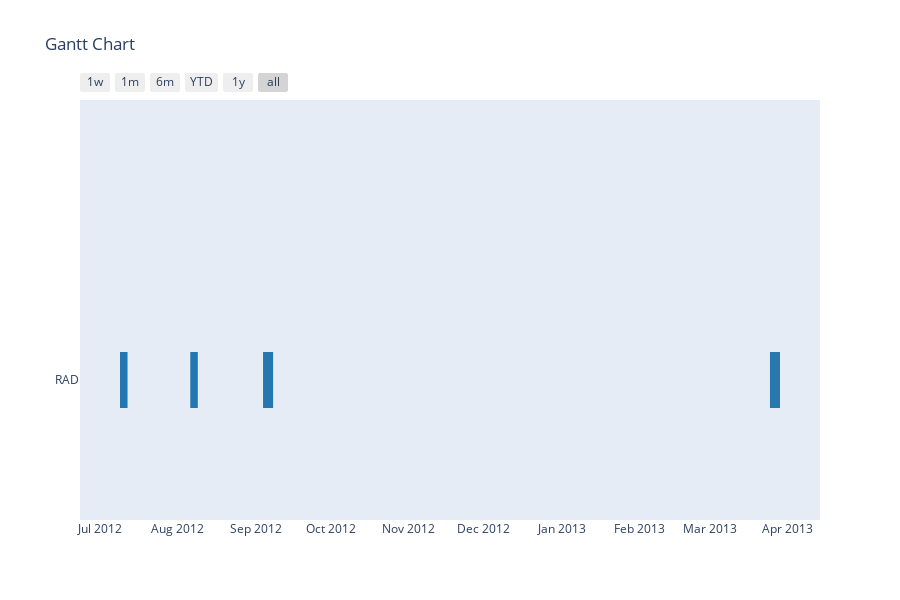

Here is the notebook cell this chart was saved with:
### Code cell
df=pd.read_csv('RM_radiation_cycles.csv')
df['start']=pd.to_datetime(df['start'],infer_datetime_format=True, errors='coerce')
df['end']=pd.to_datetime(df['end'],infer_datetime_format=True, errors='coerce')


import plotly.figure_factory as ff
import matplotlib.pyplot as plt

def make_data(df):
    '''make the data to input into gantt chart, taking input of df '''
    data=[]
    for index,row in df.iterrows():
        Task='RAD'
        Start=row['start']
        End=row['end']
        Source=row['cycle']
        if index==0:
            data=[dict(Task=Task,Start=Start,Finish=End,Source=Source)]
        else:
            data.append(dict(Task=Task,Start=Start,Finish=End,Source=Source))
    return data
def plot_gannt(df):
    fig = ff.create_gantt(make_data(df), index_col='Source', show_colorbar=False,
                      group_tasks=True)
    fig.show()
unique_mrns=df.mrn.unique()
ptx_info=[]
for mrn in unique_mrns:
    sub_df=df[df.mrn==mrn]
    ptx_info.append(sub_df)
plot_gannt(ptx_info[1])
print (ptx_info[1])

### Figure 1 — Plotly figure (JSON) as saved in the notebook; plotly's stock layout.template omitted (floating-point values rounded to 4 significant figures)
{"data": [{"fill": "toself", "fillcolor": "rgb(33.24, 119.08, 178.34)", "hoverinfo": "name", "legendgroup": "rgb(33.24, 119.08, 178.34)", "mode": "none", "name": "1", "showlegend": false, "type": "scatter", "x": ["2012-07-09T00:00:00", "2012-07-12T00:00:00", "2012-07-12T00:00:00", "2012-07-09T00:00:00"], "y": [-0.2, -0.2, 0.2, 0.2]}, {"fill": "toself", "fillcolor": "rgb(35.480000000000004, 119.16, 176.68)", "hoverinfo": "name", "legendgroup": "rgb(35.480000000000004, 119.16, 176.68)", "mode": "none", "name": "2", "showlegend": false, "type": "scatter", "x": ["2012-08-06T00:00:00", "2012-08-09T00:00:00", "2012-08-09T00:00:00", "2012-08-06T00:00:00"], "y": [-0.2, -0.2, 0.2, 0.2]}, {"fill": "toself", "fillcolor": "rgb(37.72, 119.24, 175.02)", "hoverinfo": "name", "legendgroup": "rgb(37.72, 119.24, 175.02)", "mode": "none", "name": "3", "showlegend": false, "type": "scatter", "x": ["2012-09-04T00:00:00", "2012-09-08T00:00:00", "2012-09-08T00:00:00", "2012-09-04T00:00:00"], "y": [-0.2, -0.2, 0.2, 0.2]}, {"fill": "toself", "fillcolor": "rgb(39.96, 119.32, 173.36)", "hoverinfo": "name", "legendgroup": "rgb(39.96, 119.32, 173.36)", "mode": "none", "name": "4", "showlegend": false, "type": "scatter", "x": ["2013-03-25T00:00:00", "2013-03-29T00:00:00", "2013-03-29T00:00:00", "2013-03-25T00:00:00"], "y": [-0.2, -0.2, 0.2, 0.2]}, {"legendgroup": "rgb(33.24, 119.08, 178.34)", "marker": {"color": "rgb(33.24, 119.08, 178.34)", "opacity": 0, "size": 1}, "mode": "markers", "name": "", "showlegend": false, "text": [null, null], "type": "scatter", "x": ["2012-07-09T00:00:00", "2012-07-12T00:00:00"], "y": [0, 0]}, {"legendgroup": "rgb(35.480000000000004, 119.16, 176.68)", "marker": {"color": "rgb(35.480000000000004, 119.16, 176.68)", "opacity": 0, "size": 1}, "mode": "markers", "name": "", "showlegend": false, "text": [null, null], "type": "scatter", "x": ["2012-08-06T00:00:00", "2012-08-09T00:00:00"], "y": [0, 0]}, {"legendgroup": "rgb(37.72, 119.24, 175.02)", "marker": {"color": "rgb(37.72, 119.24, 175.02)", "opacity": 0, "size": 1}, "mode": "markers", "name": "", "showlegend": false, "text": [null, null], "type": "scatter", "x": ["2012-09-04T00:00:00", "2012-09-08T00:00:00"], "y": [0, 0]}, {"legendgroup": "rgb(39.96, 119.32, 173.36)", "marker": {"color": "rgb(39.96, 119.32, 173.36)", "opacity": 0, "size": 1}, "mode": "markers", "name": "", "showlegend": false, "text": [null, null], "type": "scatter", "x": ["2013-03-25T00:00:00", "2013-03-29T00:00:00"], "y": [0, 0]}], "layout": {"height": 600, "hovermode": "closest", "showlegend": false, "title": {"text": "Gantt Chart"}, "xaxis": {"rangeselector": {"buttons": [{"count": 7, "label": "1w", "step": "day", "stepmode": "backward"}, {"count": 1, "label": "1m", "step": "month", "stepmode": "backward"}, {"count": 6, "label": "6m", "step": "month", "stepmode": "backward"}, {"count": 1, "label": "YTD", "step": "year", "stepmode": "todate"}, {"count": 1, "label": "1y", "step": "year", "stepmode": "backward"}, {"step": "all"}]}, "showgrid": false, "type": "date", "zeroline": false}, "yaxis": {"autorange": false, "range": [-1, 2], "showgrid": false, "ticktext": ["RAD"], "tickvals": [0], "zeroline": false}}}
